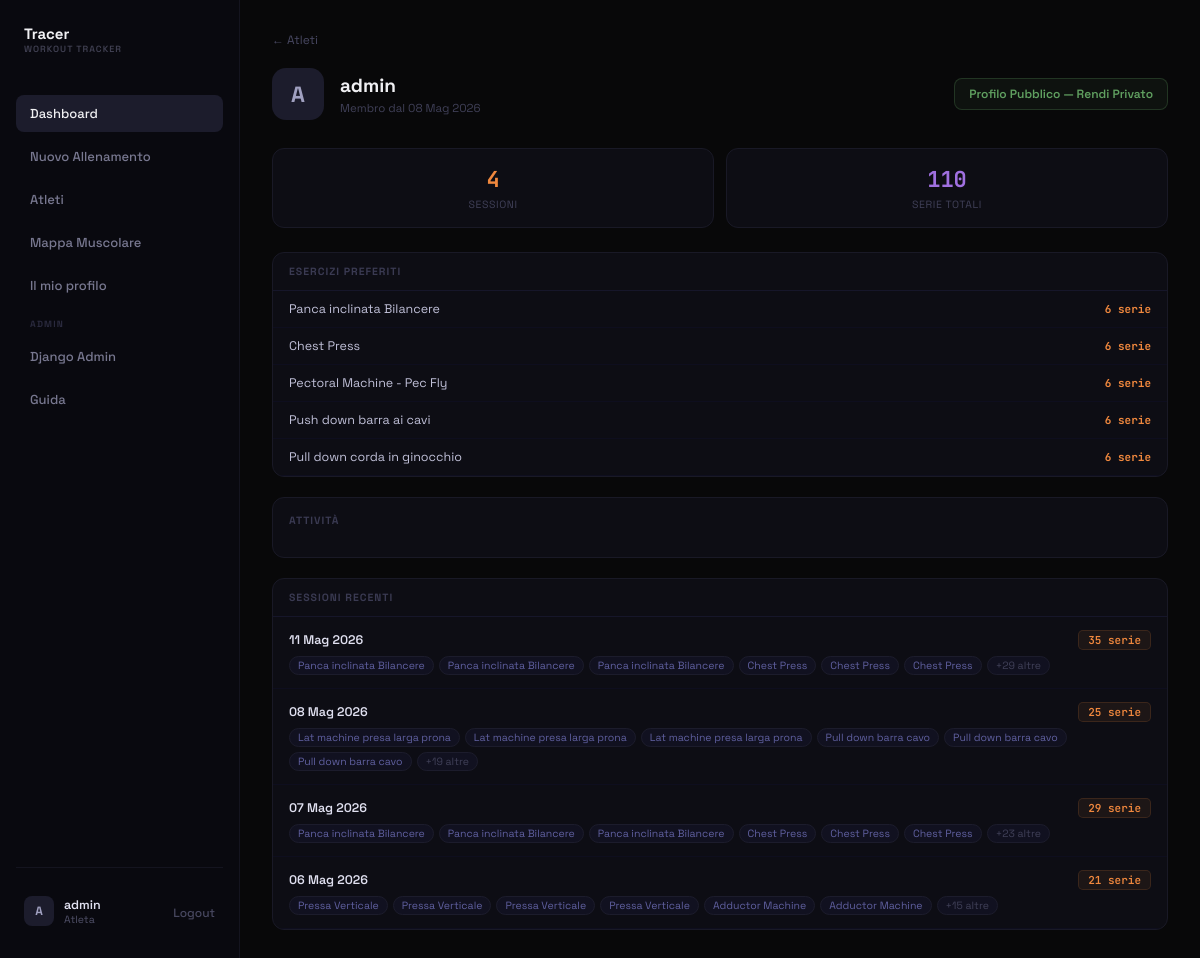
/users/admin/ (signed in), run on the app's committed database.
### tracker/models.py (models this page shows, shortened)
class Exercise(models.Model):
    nome = models.CharField(max_length=100)
    tipologia = models.CharField(max_length=120, blank=True, default='')
    tags = models.ManyToManyField(Tag, related_name='exercises')

class WorkoutSession(models.Model):
    utente = models.ForeignKey(User, on_delete=models.CASCADE, related_name='workout_sessions')
    data = models.DateField(default=timezone.now)
    note = models.TextField(blank=True, null=True)
    class Meta:
        ordering = ['-data'] # Ordina dalla più recente alla più vecchia

class WorkoutSet(models.Model):
    session = models.ForeignKey(WorkoutSession, on_delete=models.CASCADE, related_name='sets')
    exercise = models.ForeignKey(Exercise, on_delete=models.CASCADE)
    order = models.PositiveIntegerField(default=0)
    reps = models.PositiveIntegerField()
    weight = models.DecimalField(max_digits=5, decimal_places=2, null=True, blank=True)
    rest_time = models.PositiveIntegerField(null=True, blank=True, help_text="Recupero in secondi")
    muscles = models.ManyToManyField(MuscleGroup, blank=True, related_name='sets')

### tracker/views.py (the view)
# urls.py: path('users/<str:username>/', views.user_profile, name='user_profile'),
@login_required
def user_profile(request, username):
    target_user = get_object_or_404(User, username=username)
    profile, _ = UserProfile.objects.get_or_create(user=target_user)
    is_own = request.user == target_user
    can_view = is_own or request.user.is_superuser or profile.is_public
    if not can_view:
        return render(request, 'tracker/user_profile.html', {
            'target_user': target_user,
            'private': True,
        })
    sessions = WorkoutSession.objects.filter(utente=target_user).prefetch_related('sets__exercise').order_by('-data', '-id')
    total_sets = WorkoutSet.objects.filter(session__utente=target_user).count()
    top_exercises = (
        Exercise.objects.filter(workoutset__session__utente=target_user)
        .annotate(count=models.Count('workoutset'))
        .order_by('-count')[:5]
    )
    date_counts = {}
    for s in sessions:
        d_str = s.data.strftime('%Y-%m-%d')
        date_counts[d_str] = date_counts.get(d_str, 0) + 1
    heatmap_data = []
    for d_str, count in date_counts.items():
        dt = datetime.strptime(d_str, '%Y-%m-%d')
        heatmap_data.append({'date': int(time.mktime(dt.timetuple())), 'value': count})
    return render(request, 'tracker/user_profile.html', {
        'target_user': target_user,
        'profile': profile,
        'is_own': is_own,
        'private': False,
        'sessions': sessions[:20],
        'total_sessions': sessions.count(),
        'total_sets': total_sets,
        'top_exercises': top_exercises,
        'heatmap_data_json': json.dumps(heatmap_data),
    })

### tracker/templates/tracker/user_profile.html (shortened to what this page needs)
{% extends 'tracker/base.html' %}
{% block extra_head %}
<link rel="stylesheet" href="https://cdn.jsdelivr.net/npm/cal-heatmap@4.2.4/dist/cal-heatmap.css">
{% endblock %}
{% block content %}
<div class="page-container">
    <a href="{% url 'user_list' %}" style="display: inline-flex; align-items: center; gap: 6px; font-size: 12px; color: #484862; text-decoration: none; margin-bottom: 20px; transition: color .12s;" onmouseover="this.style.color='#8080a0'" onmouseout="this.style.color='#484862'">
        ← Atleti
    </a>
    <div style="display: flex; align-items: center; gap: 16px; margin-bottom: 28px; flex-wrap: wrap;">
        <div style="width: 52px; height: 52px; border-radius: 14px; background: #1c1c2c; display: flex; align-items: center; justify-content: center; font-size: 22px; font-weight: 700; color: #a0a0c0; flex-shrink: 0;">
            {{ target_user.username|make_list|first|upper }}
        </div>
        <div style="flex: 1;">
            <h1 style="font-size: 19px; font-weight: 700; color: #f0f0f3; margin: 0 0 3px;">{{ target_user.username }}</h1>
            <div style="font-size: 11.5px; color: #404058;">Membro dal {{ target_user.date_joined|date:"d M Y" }}</div>
        </div>
        {% if is_own %}
        <form action="{% url 'toggle_profile_visibility' %}" method="post">
            {% if profile.is_public %}
            <button type="submit" style="padding: 7px 14px; background: rgba(96,160,96,.07); border: 1px solid rgba(96,160,96,.25); border-radius: 8px; color: #60a060; font-size: 12px; font-weight: 600; cursor: pointer; transition: all .12s;" onmouseover="this.style.background='rgba(96,160,96,.14)'" onmouseout="this.style.background='rgba(96,160,96,.07)'">
                Profilo Pubblico — Rendi Privato
            </button>
            {% endif %}
        </form>
        {% endif %}
    </div>
    {% if private %}
    <div style="background: #0d0d14; border: 1px dashed #1c1c2e; border-radius: 12px; padding: 52px 24px; text-align: center;">
        <div style="font-size: 26px; margin-bottom: 10px; opacity: .4;">🔒</div>
        <div style="font-size: 14px; color: #2c2c44; font-weight: 500;">Questo profilo è privato</div>
    </div>
    {% else %}
    <div style="display: grid; grid-template-columns: repeat(auto-fit, minmax(130px, 1fr)); gap: 12px; margin-bottom: 24px;">
        <div class="tracer-card" style="padding: 16px; text-align: center;">
            <div style="font-size: 22px; font-weight: 700; color: #f0883e; font-family: 'JetBrains Mono', monospace;">{{ total_sessions }}</div>
            <div style="font-size: 10.5px; color: #404058; margin-top: 4px; text-transform: uppercase; letter-spacing: .6px;">Sessioni</div>
        </div>
        <div class="tracer-card" style="padding: 16px; text-align: center;">
            <div style="font-size: 22px; font-weight: 700; color: #a070e0; font-family: 'JetBrains Mono', monospace;">{{ total_sets }}</div>
            <div style="font-size: 10.5px; color: #404058; margin-top: 4px; text-transform: uppercase; letter-spacing: .6px;">Serie totali</div>
        </div>
    </div>
    {% if top_exercises %}
    <div class="tracer-card" style="margin-bottom: 20px; overflow: hidden;">
        <div style="padding: 12px 16px; border-bottom: 1px solid #16162a;">
            <div style="font-size: 10.5px; font-weight: 700; color: #3a3a52; text-transform: uppercase; letter-spacing: 1px;">Esercizi preferiti</div>
        </div>
        {% for ex in top_exercises %}
        <div style="padding: 10px 16px; border-bottom: 1px solid #0e0e1e; display: flex; align-items: center; justify-content: space-between;">
            <div style="font-size: 12.5px; color: #c0c0d8;">{{ ex.nome }}</div>
            <span style="font-size: 11px; font-weight: 700; color: #f0883e; font-family: 'JetBrains Mono', monospace;">{{ ex.count }} serie</span>
        </div>
        {% endfor %}
    </div>
    {% endif %}
    <div class="tracer-card" style="padding: 16px; margin-bottom: 20px; overflow-x: auto;">
        <div style="font-size: 10.5px; font-weight: 700; color: #3a3a52; text-transform: uppercase; letter-spacing: 1px; margin-bottom: 14px;">Attività</div>
    </div>
    {% if sessions %}
    <div class="tracer-card" style="overflow: hidden;">
        <div style="padding: 12px 16px; border-bottom: 1px solid #16162a; display: flex; justify-content: space-between; align-items: center;">
            <div style="font-size: 10.5px; font-weight: 700; color: #3a3a52; text-transform: uppercase; letter-spacing: 1px;">Sessioni recenti</div>
        </div>
        {% for session in sessions %}
        <a href="{% url 'session_view' target_user.username session.id %}" style="display: block; padding: 13px 16px; border-bottom: 1px solid #0e0e1e; text-decoration: none; transition: background .12s;" onmouseover="this.style.background='#0f0f1c'" onmouseout="this.style.background='transparent'">
            <div style="display: flex; align-items: center; justify-content: space-between; margin-bottom: 6px;">
                <div style="font-size: 12.5px; font-weight: 600; color: #e0e0f0;">{{ session.data|date:"d M Y" }}</div>
                <span style="padding: 2px 9px; background: rgba(240,136,62,.07); border: 1px solid rgba(240,136,62,.14); border-radius: 5px; font-size: 11px; color: #f0883e; font-weight: 600; font-family: 'JetBrains Mono', monospace;">{{ session.sets.count }} serie</span>
            </div>
            <div style="display: flex; flex-wrap: wrap; gap: 5px;">
                {% for s in session.sets.all %}
                {% if forloop.counter <= 6 %}
                <span style="padding: 2px 8px; border-radius: 20px; font-size: 10.5px; background: #111120; border: 1px solid #1c1c2c; color: #6060a0;">{{ s.exercise.nome }}</span>
                {% endif %}
                {% endfor %}
                {% if session.sets.count > 6 %}
                <span style="padding: 2px 8px; border-radius: 20px; font-size: 10.5px; background: #111120; border: 1px solid #1c1c2c; color: #404058;">+{{ session.sets.count|add:"-6" }} altre</span>
                {% endif %}
            </div>
        </a>
        {% endfor %}
    </div>
    {% endif %}
    {% endif %}
</div>
{% endblock %}

### tracker/templates/tracker/base.html (shortened to what this page needs)
{% load static %}
<!DOCTYPE html>
<html lang="it">
<head>
    <link rel="stylesheet" href="{% static 'tracker/style.css' %}">
    <link rel="stylesheet" href="https://cdn.jsdelivr.net/npm/driver.js@1.0.1/dist/driver.css"/>
    {% block extra_head %}{% endblock %}
</head>
<body>
    <div id="root" class="app-layout">
        {% if user.is_authenticated %}
        <div class="sidebar">
            <a href="{% url 'dashboard' %}" class="logo-container" style="display: flex; align-items: center; gap: 10px; margin-bottom: 40px; padding: 0 8px; text-decoration: none; cursor: pointer;">
                <div>
                    <div style="font-size: 15px; font-weight: 700; color: #f0f0f3;">Tracer</div>
                    <div style="font-size: 9px; color: #404052; font-weight: 600; letter-spacing: 1px;">WORKOUT TRACKER</div>
                </div>
            </a>
            <div class="menu-container" style="display: flex; flex-direction: column; gap: 6px; flex: 1;">
                <a href="{% url 'dashboard' %}" style="display: flex; align-items: center; gap: 12px; padding: 10px 14px; border-radius: 8px; color: #f0f0f3; background: #1c1c2c; font-size: 13px; font-weight: 500; transition: all .15s;">
                    <span class="menu-text">Dashboard</span>
                </a>
                <a href="{% url 'create_session' %}" style="display: flex; align-items: center; gap: 12px; padding: 10px 14px; border-radius: 8px; color: #787890; font-size: 13px; font-weight: 500; transition: all .15s;" onmouseover="this.style.background='#1c1c2c';this.style.color='#f0f0f3'" onmouseout="this.style.background='transparent';this.style.color='#787890'">
                    <span class="menu-text">Nuovo Allenamento</span>
                </a>
                <a href="{% url 'user_list' %}" style="display: flex; align-items: center; gap: 12px; padding: 10px 14px; border-radius: 8px; color: #787890; font-size: 13px; font-weight: 500; transition: all .15s;" onmouseover="this.style.background='#1c1c2c';this.style.color='#f0f0f3'" onmouseout="this.style.background='transparent';this.style.color='#787890'">
                    <span class="menu-text">Atleti</span>
                </a>
                <a href="{% url 'body_map' %}" style="display: flex; align-items: center; gap: 12px; padding: 10px 14px; border-radius: 8px; color: #787890; font-size: 13px; font-weight: 500; transition: all .15s;" onmouseover="this.style.background='#1c1c2c';this.style.color='#f0f0f3'" onmouseout="this.style.background='transparent';this.style.color='#787890'">
                    <span class="menu-text">Mappa Muscolare</span>
                </a>
                <a href="{% url 'user_profile' user.username %}" style="display: flex; align-items: center; gap: 12px; padding: 10px 14px; border-radius: 8px; color: #787890; font-size: 13px; font-weight: 500; transition: all .15s;" onmouseover="this.style.background='#1c1c2c';this.style.color='#f0f0f3'" onmouseout="this.style.background='transparent';this.style.color='#787890'">
                    <span class="menu-text">Il mio profilo</span>
                </a>
                {% if user.is_superuser %}
                <div style="font-size: 9px; font-weight: 700; color: #2a2a3e; text-transform: uppercase; letter-spacing: 1.2px; padding: 8px 14px 2px;">Admin</div>
                <a href="/admin/" style="display: flex; align-items: center; gap: 12px; padding: 10px 14px; border-radius: 8px; color: #787890; font-size: 13px; font-weight: 500; transition: all .15s;" onmouseover="this.style.background='#1c1c2c';this.style.color='#f0f0f3'" onmouseout="this.style.background='transparent';this.style.color='#787890'">
                    <span class="menu-text">Django Admin</span>
                </a>
                {% endif %}
                <button id="tour-menu-btn" onclick="if(typeof startTour !== 'undefined') startTour(); else window.location.href='{% url 'dashboard' %}?tour=1';" style="display: flex; align-items: center; gap: 12px; padding: 10px 14px; border-radius: 8px; color: #787890; font-size: 13px; font-weight: 500; transition: all .15s; background: transparent; border: none; width: 100%; text-align: left; cursor: pointer; font-family: inherit;" onmouseover="this.style.background='#1c1c2c'; this.style.color='#f0f0f3'" onmouseout="this.style.background='transparent'; this.style.color='#787890'">
                    <span class="menu-text">Guida</span>
                </button>
            </div>
            <div class="user-info-container" style="border-top: 1px solid #14141f; padding-top: 20px; margin-top: auto;">
                <div style="display: flex; align-items: center; justify-content: space-between; padding: 8px;">
                    <div style="display: flex; align-items: center; gap: 10px;">
                        <div style="width: 30px; height: 30px; border-radius: 8px; background: #1c1c2c; display: flex; align-items: center; justify-content: center; font-size: 12px; font-weight: 700; color: #a0a0c0;">
                            {{ user.username|make_list|first|upper }}
                        </div>
                        <div>
                            <div style="font-size: 12.5px; font-weight: 600; color: #e0e0f0;">{{ user.username }}</div>
                            <div style="font-size: 10.5px; color: #505068;">Atleta</div>
                        </div>
                    </div>
                    <form action="{% url 'logout' %}" method="post" style="display:inline;">
                        <button type="submit" title="Logout" style="background: transparent; border: none; color: #484860; cursor: pointer; transition: color .15s; font-size: 12px; font-weight: 500;">
                            Logout
                        </button>
                    </form>
                </div>
            </div>
        </div>
        {% endif %}
        <main class="main-content">
            {% block content %}{% endblock %}
        </main>
    </div>
</body>
</html>

### tracker/static/tracker/style.css (style rules this page uses)
*, *::before, *::after { box-sizing: border-box; margin: 0; padding: 0; }
html, body { height: 100%; overflow: hidden; }
body { font-family: 'Space Grotesk', system-ui, sans-serif; background: #080809; color: #f0f0f3; -webkit-font-smoothing: antialiased; color-scheme: dark; }
#root { height: 100%; display: flex; }
button { cursor: pointer; font-family: 'Space Grotesk', system-ui, sans-serif; }
.tracer-card { background: #0d0d14; border: 1px solid #191926; border-radius: 12px; }
a { text-decoration: none; }
.app-layout { display: flex; height: 100vh; }
.sidebar { width: 240px; background: #09090f; border-right: 1px solid #14141f; display: flex; flex-direction: column; padding: 24px 16px; }
.main-content { flex: 1; overflow-y: auto; display: flex; flex-direction: column; }
.page-container { flex: 1; overflow: auto; padding: 28px 32px; }

### data on the page
Exercise: nome "Panca inclinata Bilancere", count "6"
Exercise: nome "Chest Press", count "6"
Exercise: nome "Pectoral Machine - Pec Fly", count "6"
Exercise: nome "Push down barra ai cavi", count "6"
Exercise: nome "Pull down corda in ginocchio", count "6"
WorkoutSession: data "11 Mag 2026", sets.count "35", sets.count|add "29"
WorkoutSet: exercise.nome "Panca inclinata Bilancere"
WorkoutSet: exercise.nome "Panca inclinata Bilancere"
WorkoutSet: exercise.nome "Panca inclinata Bilancere"
WorkoutSet: exercise.nome "Chest Press"
WorkoutSet: exercise.nome "Chest Press"
WorkoutSet: exercise.nome "Chest Press"
WorkoutSession: data "08 Mag 2026", sets.count "25", sets.count|add "19"
WorkoutSet: exercise.nome "Lat machine presa larga prona"
WorkoutSet: exercise.nome "Lat machine presa larga prona"
WorkoutSet: exercise.nome "Lat machine presa larga prona"
WorkoutSet: exercise.nome "Pull down barra cavo"
WorkoutSet: exercise.nome "Pull down barra cavo"
WorkoutSet: exercise.nome "Pull down barra cavo"
WorkoutSession: data "07 Mag 2026", sets.count "29", sets.count|add "23"
WorkoutSet: exercise.nome "Panca inclinata Bilancere"
WorkoutSet: exercise.nome "Panca inclinata Bilancere"
WorkoutSet: exercise.nome "Panca inclinata Bilancere"
WorkoutSet: exercise.nome "Chest Press"
WorkoutSet: exercise.nome "Chest Press"
WorkoutSet: exercise.nome "Chest Press"
WorkoutSession: data "06 Mag 2026", sets.count "21", sets.count|add "15"
WorkoutSet: exercise.nome "Pressa Verticale"
WorkoutSet: exercise.nome "Pressa Verticale"
WorkoutSet: exercise.nome "Pressa Verticale"
WorkoutSet: exercise.nome "Pressa Verticale"
WorkoutSet: exercise.nome "Adductor Machine"
WorkoutSet: exercise.nome "Adductor Machine"

### other printed values
{{ user.username|make_list|first|upper }} "A"
{{ user.username }} "admin"
{{ target_user.username|make_list|first|upper }} "A"
{{ target_user.username }} "admin"
{{ target_user.date_joined|date:"d M Y" }} "08 Mag 2026"
{{ total_sessions }} "4"
{{ total_sets }} "110"
